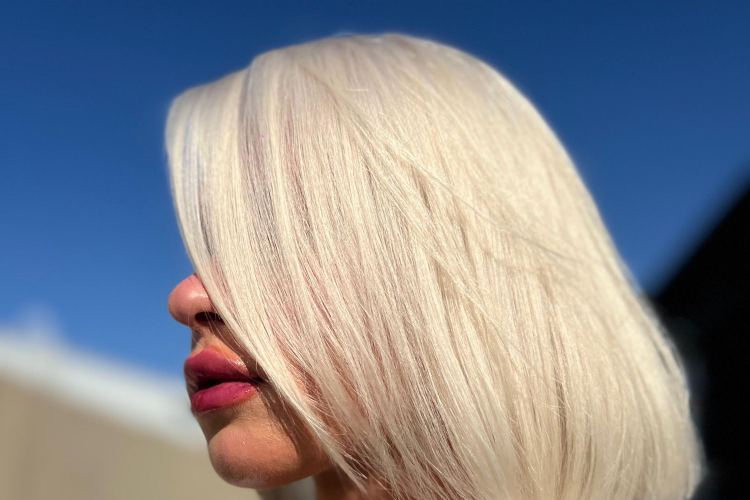
#> input picture campaigns/blonde-plan-and-menu/assets/img/env-sun.jpg, 1500 x 1000 px (shown at 1/2 size)
$ python -i make_avatars.py   (imports and definitions only)
#> lines starting #> are read from the running program, lines starting #| are printed output that depends on the picture
"""Round-avatar crops for the Staff Roster (Kate, 3 Oct 2026).

The org chart and staff card photos are cutouts whose head breaks out above a
rounded colour block, so a circle crop cut the head off and showed the block's
corners. This lays each photo on a solid square of its own block colour, then takes
a square centred on the face, with the whole head inside, at 160px.
"""
import sys, os
from collections import Counter
from PIL import Image

def close(a, b, tol=40):
    return sum(abs(x - y) for x, y in zip(a[:3], b[:3])) < tol

def block_colour(im):
    W, H = im.size
    c = Counter()
    for y in range(int(H * .2), int(H * .55)):
        for x in list(range(1, 9)) + list(range(W - 9, W - 1)):
            p = im.getpixel((x, y))
            if p[3] > 240:
                c[(p[0] // 4 * 4, p[1] // 4 * 4, p[2] // 4 * 4)] += 1
    return c.most_common(1)[0][0] if c else (240, 236, 228)

def avatar(src, dst, size=160):
#> called with dst = 'out.png', size = 160
    im = Image.open(src).convert('RGBA')
    W, H = im.size
#> W = 1500; H = 1000
    bg = block_colour(im)
#> after the loop in block_colour, `for y in range(int(H * .2), int(H * .55)):`: c = 140 items
#> bg = (0, 0, 0)
    px = im.load()
    subj = lambda x, y: px[x, y][3] > 200 and not close(px[x, y], bg)
    top = next(y for y in range(H) if any(subj(x, y) for x in range(0, W, 2)))
#> top = 0
    band = range(top, min(H, top + int(W * .25)))
    xs = [x for y in band for x in range(0, W, 2) if subj(x, y)]
#> xs = 281250 items
    cx = sum(xs) / len(xs)
#> cx = 749
    # The face sits about a third of the photo's width below the top of the hair;
    # the square is centred on it, wide enough to keep the hair and a little shoulder.
    cy = top + W * .36
#> cy = 540
    S = int(W * .92)
#> S = 1380
    left, upper = int(cx - S / 2), int(cy - S / 2)
#> left = 59; upper = -150
    canvas = Image.new('RGBA', (W + 2 * S, H + 2 * S), bg + (255,))
    canvas.alpha_composite(im, (S, S))
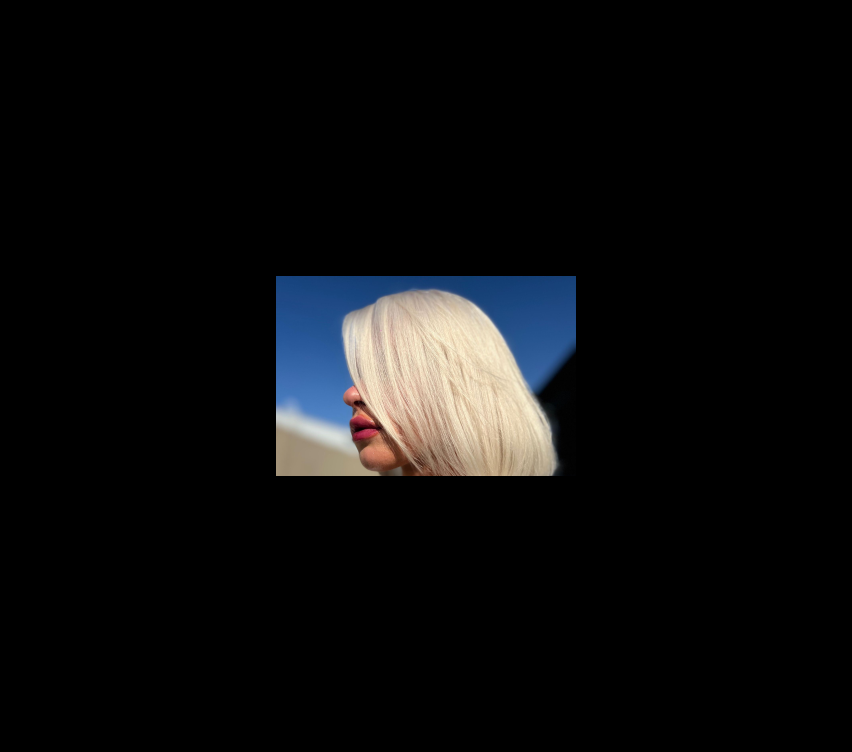
#> canvas: PIL image 4260x3760 RGBA (shown at 1/5 size); mean R, G, B, A 12.6, 12.9, 13.5, 255
    crop = canvas.crop((left + S, upper + S, left + 2 * S, upper + 2 * S))
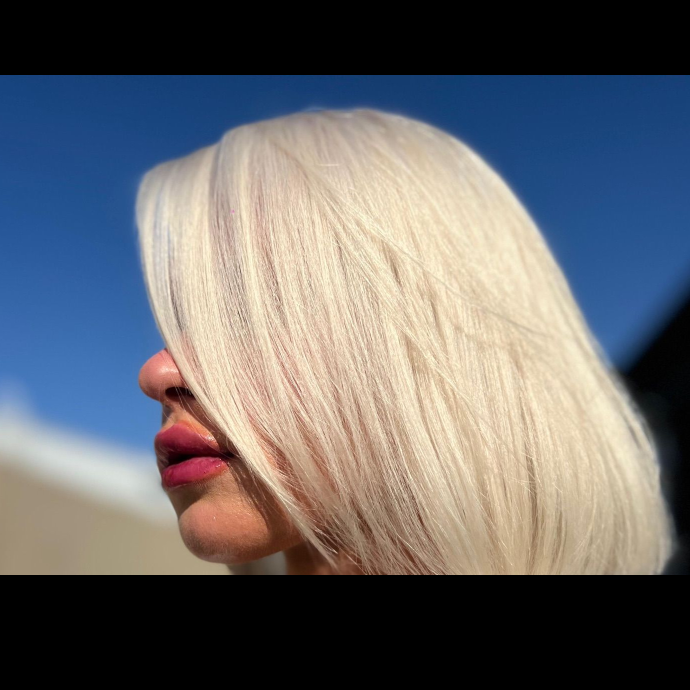
#> crop: PIL image 1380x1380 RGBA (shown at 1/2 size); mean R, G, B, A 103.2, 103.6, 107, 255
    crop.convert('RGB').resize((size, size), Image.LANCZOS).save(dst, optimize=True)
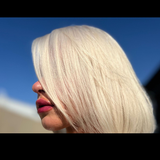
#> saved as out.png: PIL image 160x160 RGB; mean R, G, B 103.2, 103.7, 107.1

# [7 lines not run here, left out]

>>> result = avatar('../campaigns/blonde-plan-and-menu/assets/img/env-sun.jpg', 'out.png')

$ run again, on campaigns/blonde-plan-and-menu/assets/img/hero-blonde.jpg
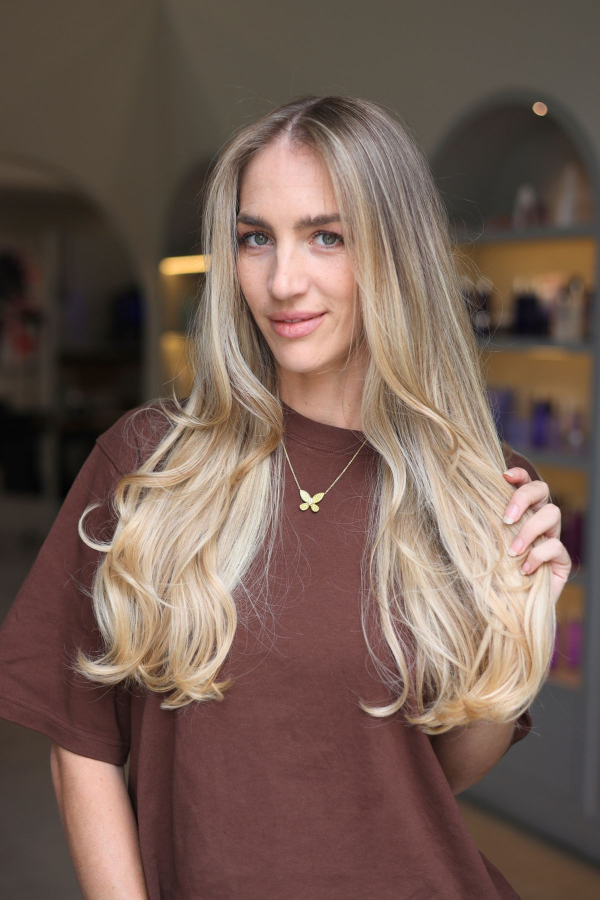
#> input picture campaigns/blonde-plan-and-menu/assets/img/hero-blonde.jpg, 1200 x 1800 px (shown at 1/2 size)
#> after the loop in block_colour, `for y in range(int(H * .2), int(H * .55)):`: c = 238 items
#> bg = (4, 4, 4)
#> top = 0
#> xs = 180000 items
#> cx = 599
#> cy = 432
#> left = 47; upper = -120
#> in avatar, `canvas.alpha_composite(im, (S, S))`:
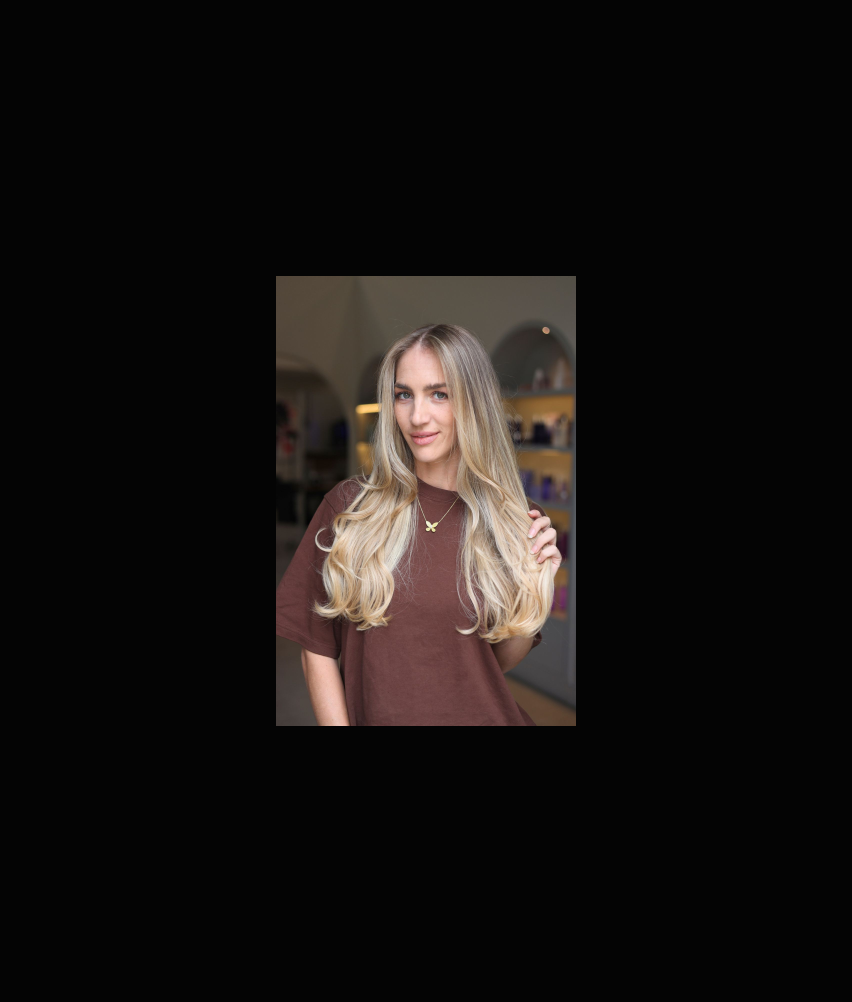
#> canvas: PIL image 3408x4008 RGBA (shown at 1/4 size); mean R, G, B, A 21.6, 18.1, 16.5, 255
#> in avatar, `crop.convert('RGB').resize((size, size), Image.LANCZOS).save(dst, opti..`:
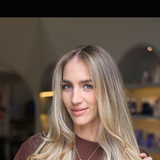
#> saved as out.png: PIL image 160x160 RGB; mean R, G, B 97.3, 82.2, 71.3

$ run again, on campaigns/blonde-plan-and-menu/assets/img/lane-signature.jpg
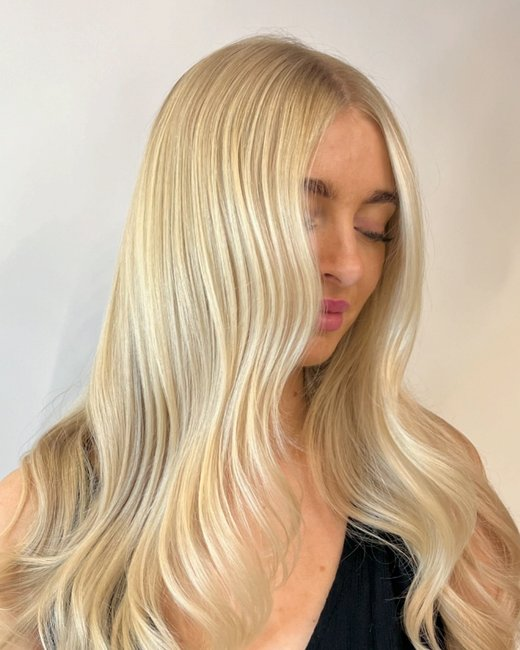
#> input picture campaigns/blonde-plan-and-menu/assets/img/lane-signature.jpg, 520 x 650 px
#> after the loop in block_colour, `for y in range(int(H * .2), int(H * .55)):`: c = 48 items
#> bg = (232, 232, 228)
#> top = 0
#> cy = 187.2
#> left = 116; upper = -51
#> in avatar, `canvas.alpha_composite(im, (S, S))`:
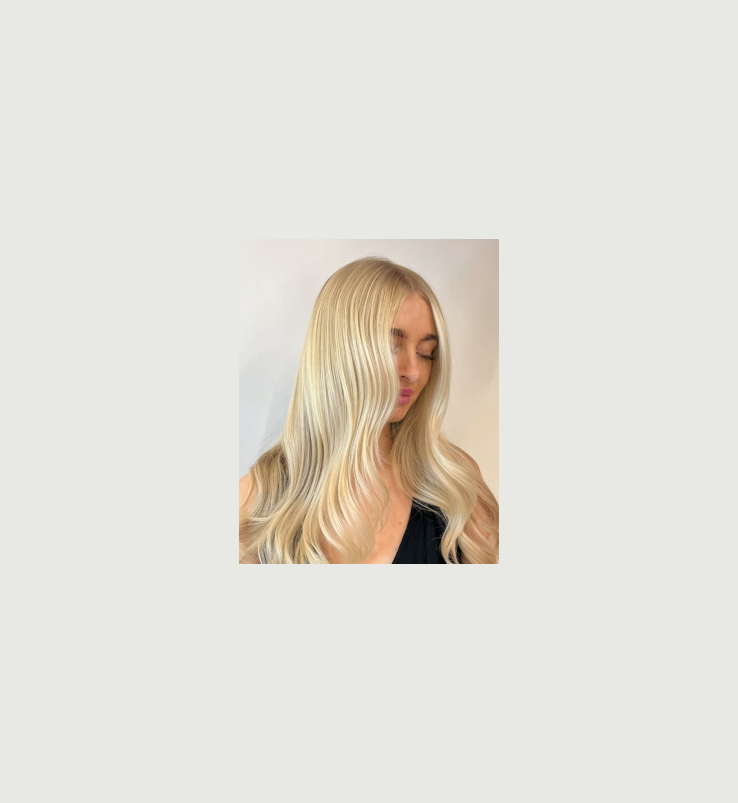
#> canvas: PIL image 1476x1606 RGBA (shown at 1/2 size); mean R, G, B, A 227.4, 224.2, 217.1, 255
#> in avatar, `crop.convert('RGB').resize((size, size), Image.LANCZOS).save(dst, opti..`:
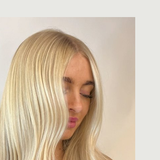
#> saved as out.png: PIL image 160x160 RGB; mean R, G, B 209.8, 192.7, 171.6

$ run again, on campaigns/blonde-plan-and-menu/assets/img/lane-soft.jpg
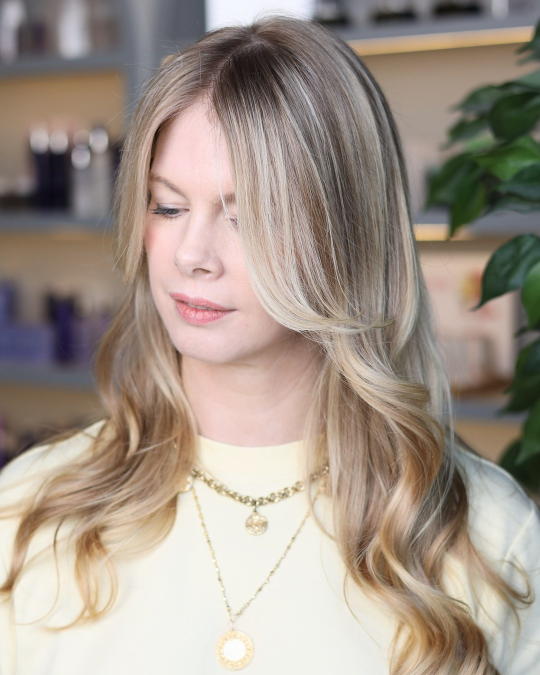
#> input picture campaigns/blonde-plan-and-menu/assets/img/lane-soft.jpg, 1080 x 1350 px (shown at 1/2 size)
#> after the loop in block_colour, `for y in range(int(H * .2), int(H * .55)):`: c = 809 items
#> bg = (72, 72, 112)
#> top = 0
#> xs = 145134 items
#> cx = 538.5
#> cy = 388.8
#> left = 41; upper = -107
#> in avatar, `canvas.alpha_composite(im, (S, S))`:
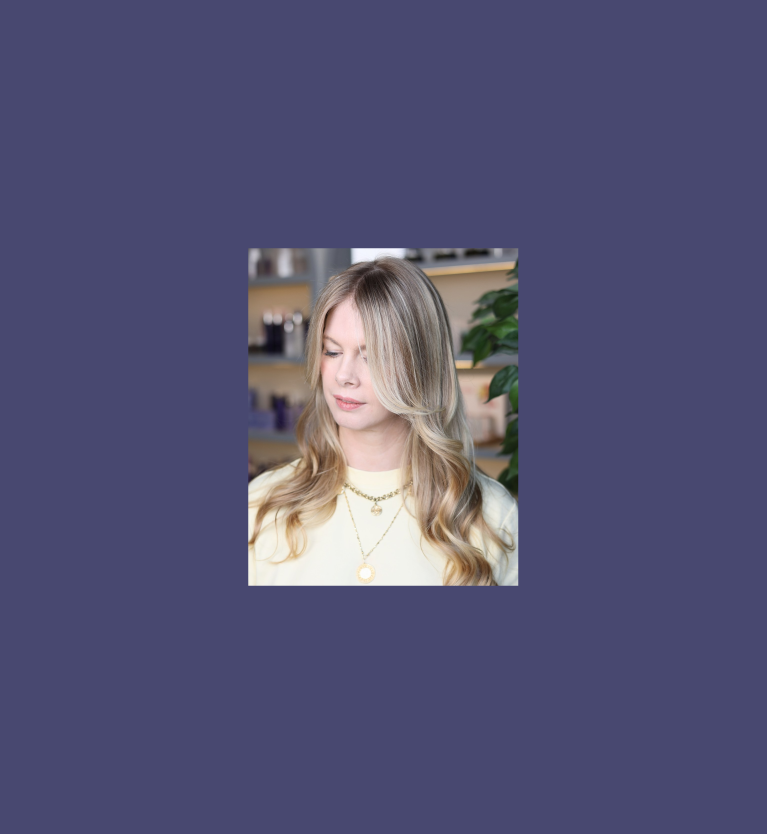
#> canvas: PIL image 3066x3336 RGBA (shown at 1/4 size); mean R, G, B, A 84.8, 83, 115.7, 255
#> in avatar, `crop.convert('RGB').resize((size, size), Image.LANCZOS).save(dst, opti..`:
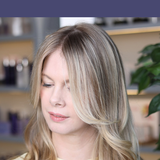
#> saved as out.png: PIL image 160x160 RGB; mean R, G, B 137.2, 123.6, 120.4
